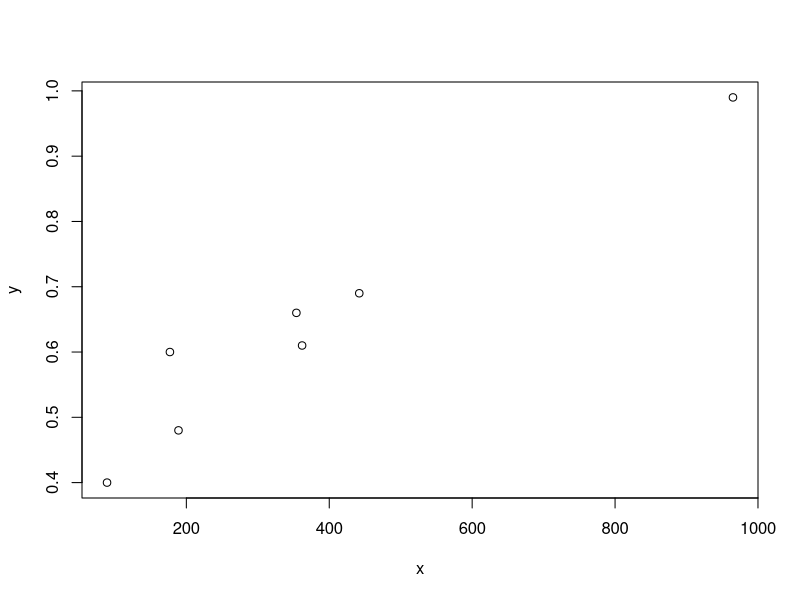

Source code (R):
#hw-lect27-1
#a
x <- c(89, 177, 189, 354, 362, 442, 965)
y <- c(.40, .60, .48, .66, .61, .69, .99)
plot(x, y)

#b
lm <- lm(y ~ x)

#c
summary(lm)

